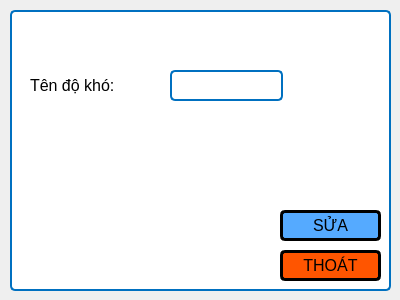
<?xml version="1.0" encoding="UTF-8"?>
<ui version="4.0">
 <class>man_hinh_sua_do_kho</class>
 <widget class="QWidget" name="man_hinh_sua_do_kho">
  <property name="geometry">
   <rect>
    <x>0</x>
    <y>0</y>
    <width>400</width>
    <height>300</height>
   </rect>
  </property>
  <property name="windowTitle">
   <string>Form</string>
  </property>
  <widget class="QLabel" name="label">
   <property name="geometry">
    <rect>
     <x>30</x>
     <y>70</y>
     <width>131</width>
     <height>31</height>
    </rect>
   </property>
   <property name="font">
    <font>
     <family>Tahoma</family>
     <pointsize>12</pointsize>
     <bold>false</bold>
    </font>
   </property>
   <property name="styleSheet">
    <string notr="true">border:none;</string>
   </property>
   <property name="text">
    <string>Tên độ khó: </string>
   </property>
  </widget>
  <widget class="QLineEdit" name="ten_do_kho">
   <property name="geometry">
    <rect>
     <x>170</x>
     <y>70</y>
     <width>113</width>
     <height>31</height>
    </rect>
   </property>
   <property name="font">
    <font>
     <family>Tahoma</family>
     <pointsize>12</pointsize>
    </font>
   </property>
   <property name="styleSheet">
    <string notr="true">border: 2px solid rgb(0, 112, 192);
background-color: rgb(255, 255, 255);
border-radius: 5px</string>
   </property>
  </widget>
  <widget class="QLabel" name="label_8">
   <property name="geometry">
    <rect>
     <x>10</x>
     <y>10</y>
     <width>381</width>
     <height>281</height>
    </rect>
   </property>
   <property name="styleSheet">
    <string notr="true">border: 2px solid rgb(0, 112, 192);
background-color: rgb(255, 255, 255);
border-radius: 5px</string>
   </property>
   <property name="text">
    <string/>
   </property>
  </widget>
  <widget class="QPushButton" name="thoat">
   <property name="geometry">
    <rect>
     <x>280</x>
     <y>250</y>
     <width>101</width>
     <height>31</height>
    </rect>
   </property>
   <property name="font">
    <font>
     <family>Tahoma</family>
     <pointsize>12</pointsize>
     <bold>false</bold>
    </font>
   </property>
   <property name="styleSheet">
    <string notr="true">border: 3px solid rgb(0,0,0);
background-color: rgb(255, 85, 0);
border-radius: 5px;</string>
   </property>
   <property name="text">
    <string>THOÁT</string>
   </property>
   <property name="icon">
    <iconset>
     <normalon>:/images/32_n.png</normalon>
    </iconset>
   </property>
  </widget>
  <widget class="QPushButton" name="sua">
   <property name="geometry">
    <rect>
     <x>280</x>
     <y>210</y>
     <width>101</width>
     <height>31</height>
    </rect>
   </property>
   <property name="font">
    <font>
     <family>Tahoma</family>
     <pointsize>12</pointsize>
     <bold>false</bold>
    </font>
   </property>
   <property name="styleSheet">
    <string notr="true">border: 3px solid rgb(0,0,0);
background-color: rgb(85, 170, 255);
border-radius: 5px;</string>
   </property>
   <property name="text">
    <string>SỬA</string>
   </property>
   <property name="icon">
    <iconset>
     <normalon>:/images/334_n.png</normalon>
    </iconset>
   </property>
  </widget>
  <zorder>label_8</zorder>
  <zorder>label</zorder>
  <zorder>ten_do_kho</zorder>
  <zorder>thoat</zorder>
  <zorder>sua</zorder>
 </widget>
 <resources>
  <include location="../resource.qrc"/>
 </resources>
 <connections/>
</ui>
